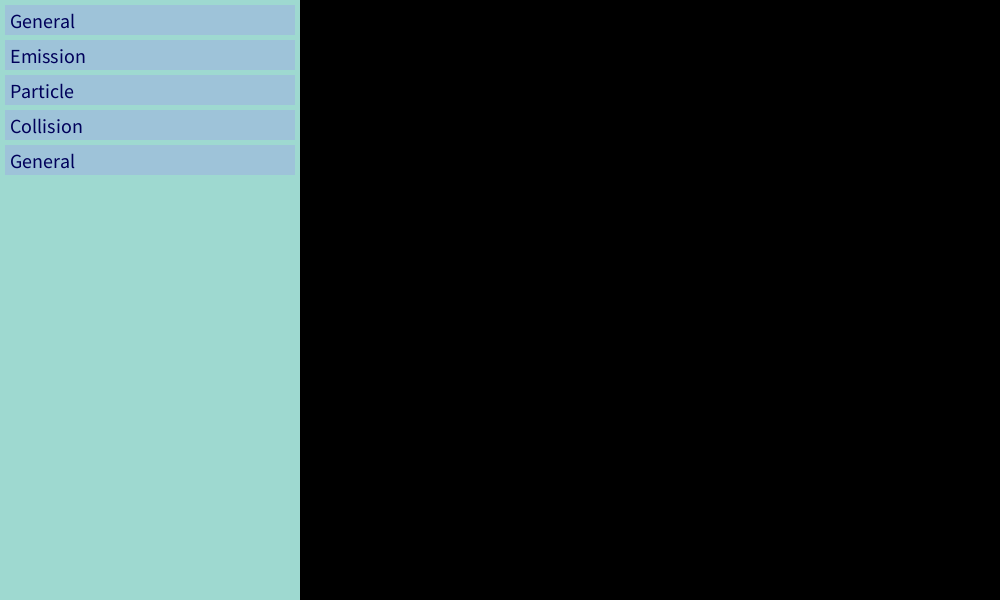
Frame 1 (no input)
Frame 60 (the mouse pressed at the canvas centre just before this capture): identical to frame 1, image omitted
Frame 120 (the mouse held since frame 60 and released just before this capture): identical to frame 1, image omitted

The Processing sketch that drew this single still picture (run headless with seeded random() and noise(); from frame 60 on, the mouse is pressed at the canvas centre):

// Processing sketch: ParticleSystems
// ── ParticleSystems.pde
float groundY = 500;

//Menu
float menuWidth = 300;
float submenuHeight = 30;
float submenuSpace = 5;
float settingHeight = 55;
float settingSpace = 5;

float sliderHandleSize = 15;

color menuBackgroundColor = color(158, 217, 208);
color submenuColor = color(158, 195, 217);
color hoverColor = color(142, 186, 212);
color pressedColor = color(125, 172, 199);

int frame;
MenuHandler menuHandler = new MenuHandler();





//DATA FOR PARTICLE SYSTEM (has to be global)

//index 0
int[] intData = new int[3];
int[] minIntValue = {
  0,
  1,
  1
};
int[] maxIntValue = {
  60,
  300,
  900
};
String[] intDataName = {
  "Frames between each dispense",
  "Particles per dispense",
  "Particle lifetime"
};
//INT DATA:
//0: framesBetweenDispense, 1
//1: amountPerDispense, 1
//2: particleLifeTime, 2

//index 1
float[] floatData = new float[3];
float[] minFloatValue = {
  0,
  0,
  -0.01
};
float[] maxFloatValue = {
  -1,
  30,
  0.01
};
String[] floatDataName = { 
  "Frame to start fading",
  "Gravity",
  "Drag"
};
//0: fadeFrame, 2, -1 for changing
//1: gravity
//2: Drag, 2

//index 2
PVector[] dualFloatData = {new PVector(0, 0), new PVector(0, 0), new PVector(0, 0), new PVector(0, 0), new PVector(0, 0), new PVector(0, 0), new PVector(0, 0)};
float[] minDualFloatValue = {
  0.01, 
  0,
  0.1,
  0, 
  0, 
  0
};
float[] maxDualFloatValue = {
  30, 
  360,
  100,
  255,
  255,
  255
};
String[] dualFloatDataName = {
  "Dispense force",
  "Dispense angle",
  "Particle size",
  "Minimum R for RGB",
  "Minimum G for RGB",
  "Minimum B for RGB"
};
//0: Force, 2
//1: Angle, 2
//2: Size, 2
//3: Minimum R
//4: Minimum G
//5: Minimum B

//index 3
boolean[] booleanData = new boolean[2];
String[] booleanDataName = {
  "Fade on/off", 
  "Collide with ground"
};
//0: fade, 2
//1: ground collision, 3




ParticleSystem ps1 = new ParticleSystem(
650, 300,  //x and y position
0,         //frames between dispenses
1,         //particles dispensed per dispense
1, 5,      //min force, max force        
180,       //particle lifetime
0, 360,    //min angle, max angle | 0 deg = right, 90 down, 180 left, 270 up
6, 16,     //min size, max size
true,      //fade particles
150,       //fade after frame
0.001      //Drag
);




void setup() {
  size(1000, 600);
  frameRate(60);
}

void draw() {
  background(0);
  ps1.update();
  //ps1.pos = new PVector(mouseX, mouseY);
  menuHandler.render();
  frame++;
}

boolean mouseOn (float x, float y, float sx, float sy) {
  return (mouseX >= x && mouseX <= x+sx && mouseY >= y && mouseY <= y+sy);
}

color menuColor(float x1, float y1, float w, float h) {
  if (mouseOn(x1, y1, w, h)) {
    if (mousePressed) {
      return pressedColor;
    }
    return hoverColor;
  }
  else {
    return submenuColor;
  }
}

void mouseReleased() {
  menuHandler.mouseUp();
}

void mousePressed() {
  menuHandler.mouseDown();
}

// ── MenuHandler.pde
class MenuHandler {
  Submenu[] submenu = new Submenu[5];
  
  //0: int
  //1: float
  //2: dual float
  //3: 
  int[][][] menuDataUsed = {
    {{}, {1}, {}, {}},
    {{0, 1}, {}, {0, 1}, {}}, 
    {{2}, {0, 2}, {2, 3, 4, 5}, {0}}, 
    {{}, {}, {}, {1}}, 
    {{}, {}, {}, {}}, 
  };
  
  boolean anythingOpen = false;
  
  MenuHandler() {
    submenu[0] = new Submenu("General", 0, menuDataUsed[0]);
    submenu[1] = new Submenu("Emission", 1, menuDataUsed[1]);
    submenu[2] = new Submenu("Particle", 2, menuDataUsed[2]);
    submenu[3] = new Submenu("Collision", 3, menuDataUsed[3]);
    submenu[4] = new Submenu("General", 4, menuDataUsed[4]);
  }
  
  void render() {
    noStroke();
    fill(menuBackgroundColor);
    rect(0, 0, menuWidth, height);
    
    for (int i = 0; i < submenu.length; i++) {
      submenu[i].render(anythingOpen);
    }
    // back button
    if (anythingOpen) {
      fill(menuColor(submenuSpace, submenuSpace, 100, 50));
      rect(submenuSpace, submenuSpace, 100, 50);
      textSize(submenuHeight-10);
      fill(0, 0, 90);
      text("Back", settingSpace + 5, settingSpace*2 + 23);
    }
  }
  
  void mouseUp() {
    //Opens a submenu, but also closes all others
    if (anythingOpen && mouseOn(submenuSpace, submenuSpace, 100, 50)) {
      for (int b = 0; b < submenu.length; b++) {
        submenu[b].open = false;
      }
      anythingOpen = false;
    }
    else {
      for (int i = 0; i < submenu.length; i++) {
        submenu[i].mouseUp();
        if (!anythingOpen) {
          if (mouseOn(submenuSpace, (submenuHeight + submenuSpace)*i + submenuSpace, menuWidth-submenuSpace*2, submenuHeight)) {
            submenu[i].firstFrameOpen = true;
            submenu[i].open = true;
            anythingOpen = true;
            for (int b = 0; b < submenu.length; b++) {
              if (b != i) {
                submenu[b].open = false;
              }
            }
            break;
          }
        }
      }
    }
  }
  void mouseDown() {
    for (int i = 0; i < submenu.length; i++) {
      submenu[i].mouseDown();
    }
  }
}

// ── Particle.pde
class Particle {
  PVector pos;
  PVector vel;
  color colour = color(0);
  float weight;
  float drag;
  float size;
  int totalLifeTime;
  int lifeTime;
  
  //Fading
  boolean fade;
  float fadeFrame;
  
  Particle(float x, float y, float vx, float vy, float w, float d, float s, color c, int totLifeTime, boolean fadeEnabled, float fadeAfterFrame) {
    pos = new PVector(x, y);
    vel = new PVector(vx, vy);
    colour = c;
    weight = w;
    size = s;
    drag = d;
    totalLifeTime = totLifeTime;
    
    fade = fadeEnabled;
    fadeFrame = fadeAfterFrame;
  }
  
  void update() {
    updateVel();
    updatePos();
    render();
    lifeTime++;
  }
  
  void updateVel() {
    vel.y += floatData[1]*weight*0.01;
    vel.y -= drag*vel.y;
    vel.x -= drag*vel.x;
  }
  
  void updatePos() {
    pos.add(vel);
    //Hitting the ground
    if (booleanData[1]) {
      if (pos.y > groundY ) {
        pos.y = groundY;
        vel.y = -vel.y*random(0.4, 1);
        vel.x = 0.5*vel.x;
      }
    }
  }
  
  void render() {
    noStroke();
    fill(colour, (fade) ? map(lifeTime, fadeFrame, totalLifeTime, 255, 0) : 255);
    circle(pos.x, pos.y, size);
  }
  
  int getLifeTimeLeft() {
    return totalLifeTime-lifeTime;
  }
}

// ── ParticleSystem.pde
class ParticleSystem {
  PVector pos;
  
  
  /* OLDER VARIABLES
  int framesBetweenDispense;
  int amountPerDispense;
  float minForce, maxForce;
  int particleLifeTime;
  float minAngle, maxAngle;
  float minColour = 50;
  
  float minSize, maxSize;
  
  //Fading
  boolean fade;
  float fadeFrame;
  */
  
  ArrayList<Particle> particles = new ArrayList<Particle>();
  
  ParticleSystem(int x, int y, int f, int a, float mnForce, float mxForce, int lifeTime, float mnAngle, float mxAngle, float mnSize, float mxSize, boolean fadeEnabled, float fadeAfterFrame, float drag) {
    pos = new PVector(x, y);
    intData[0] = f;
    intData[1] = a;
    intData[2] = lifeTime;
    floatData[0] = fadeAfterFrame;
    dualFloatData[0].x = mnForce;
    dualFloatData[0].y = mxForce;
    dualFloatData[1].x = mnAngle;
    dualFloatData[1].y = mxAngle;
    dualFloatData[2].x = mnSize;
    dualFloatData[2].y = mxSize;
    booleanData[0] = fadeEnabled;
    floatData[2] = drag;
  }
  
  void update() {
    if (intData[0] == 0) {
      dispenseParticle();
    }
    else if (frame % intData[0] == 0) {
      dispenseParticle();
    }
    //Updating particles
    for (int i = particles.size() - 1; i >= 0; i--) {
      particles.get(i).update();
      if (particles.get(i).getLifeTimeLeft() < 0) {
        particles.remove(i);
      }
    }
  }
  
  void dispenseParticle() {
    for (int i = 0; i < intData[1]; i++) {
      float angle = random(dualFloatData[1].x, dualFloatData[1].y);
      angle = radians(angle);
      float force = random(dualFloatData[0].x, dualFloatData[0].y);
      particles.add(new Particle(pos.x, pos.y, cos(angle)*force, sin(angle)*force, 1, floatData[2], random(dualFloatData[2].x, dualFloatData[2].y), color(random(dualFloatData[3].x, dualFloatData[3].y), 
      random(dualFloatData[4].x, dualFloatData[4].y), random(dualFloatData[5].x, dualFloatData[5].y)), intData[2], booleanData[0], floatData[0]));
    }
  }
  
  
  /*
  Particle[] particle;
  boolean[] slotTaken;
  int maxParticles;
  
  ParticleSystem(int x, int y, int maxPart, int f, int a) {
    pos = new PVector(x, y);
    intData[0] = f;
    intData[1] = a;
    slotFree = new boolean[maxPart];
  }
  
  void update() {
    if (intData[0] != 0) {
      dispenseParticle();
    }
    else if (frame % intData[0] == 0) {
      dispenseParticle();
    }
    else {
      for (int i = 0; i < maxParticles; i++) {
        
      }
    }
  }
  
  void dispenseParticle() {
    particle[giveSlot()] = new Particle();
  }
  
  int giveSlot() {
    int leastIndex;
    int leastLifetime;
    for (int i = 0; i < maxParticles; i++) {
      if (!slotTaken[i]) {
        return i;
        //break;
      }
    }
    //Array is full
    print("Particle system max amount filled up, ");
    for (int i = 0; i < maxParticles; i++) {
      if (particle[i].getLifeTimeLeft) {
        
      }
    }
  }
  */
}

// ── Setting.pde
class Setting {
  
  int type;
  boolean intOnly;
  String name;
  int settingIndex;
  int dataIndex;
  boolean dragging;
  boolean mouseClicked;
  int dualDragging;
  
  Setting (int t, int dataIndex_, int settingIndex_) {
    type = t;
    intOnly = false;
    settingIndex = settingIndex_;
    dataIndex = dataIndex_;
    switch (type) {
      //int
      case 0:
        intOnly = true;
        name = intDataName[dataIndex];
        break;
        
      //float
      case 1:
        name = floatDataName[dataIndex];
        break;
      //float min/max
      case 2:
        name = dualFloatDataName[dataIndex];
        //name = booleanDataName[dataIndex];
        break;
      //boolean
      case 3:
        name = booleanDataName[dataIndex];
        //name = booleanDataName[dataIndex];
        break;
    }
  }
  
  void render() {
    
    //fill(type == 3 ? menuColor(settingSpace, 50+(settingHeight + settingSpace)*settingIndex + settingSpace*2, menuWidth-settingSpace*2, settingHeight) : submenuColor);
    fill(menuColor(settingSpace, 50+(settingHeight + settingSpace)*settingIndex + settingSpace*2, menuWidth-settingSpace*2, settingHeight));
    rect(settingSpace, 50+(settingHeight + settingSpace)*settingIndex + settingSpace*2, menuWidth-settingSpace*2, settingHeight);
    textSize(submenuHeight-13);
    fill(0, 0, 90);
    text(name, settingSpace + 5, (settingHeight + settingSpace)*settingIndex + settingSpace*2 + 73);
    
    //Rendering the actual UI to change the data
    switch (type) {
      case 3:
        toggle();
        break;
      case 2:
        dualSlider();
        break;
      case 0: case 1:
        slider();
        break;
    }
  }
  
  void toggle() {
    text(booleanData[dataIndex] ? "Enabled" : "Disabled", settingSpace + 5, (settingHeight + settingSpace)*settingIndex + settingSpace + 100);
  }
  
  void slider() {
    //Float
    fill(255);
    float startY = (settingHeight + settingSpace)*settingIndex + settingSpace*2 + 85;
    float startX = settingSpace + 90;
    float w = menuWidth - (settingSpace*3 + 100);
    float h = 10;
    
    //Bar
    rect(startX, startY, w, h);
    stroke(255);
    fill(0, 0, 90);
    if (type == 1) {
      text(floatData[dataIndex], settingSpace + 5, startY + 10);
      //Handle
      if (maxFloatValue[dataIndex] == -1) {
        floatData[dataIndex] = sliderMath(floatData[dataIndex], minFloatValue[dataIndex], intData[2], startX, startY, w, h);
      }
      else {
        floatData[dataIndex] = sliderMath(floatData[dataIndex], minFloatValue[dataIndex], maxFloatValue[dataIndex], startX, startY, w, h);
      }
      constrain(floatData[dataIndex], minFloatValue[dataIndex], maxFloatValue[dataIndex]);
    }
    //Int
    else if (type == 0){
      text(intData[dataIndex], settingSpace + 5, (settingHeight + settingSpace)*settingIndex + settingSpace*2 + 100);
      intData[dataIndex] = (int)sliderMath(intData[dataIndex], minIntValue[dataIndex], maxIntValue[dataIndex], startX, startY, w, h);
      constrain(intData[dataIndex], minIntValue[dataIndex], maxIntValue[dataIndex]);
    }
    noStroke();
  }
  
  void dualSlider() {
    float y = (settingHeight + settingSpace)*settingIndex + settingSpace*2 + 85;
    float x = settingSpace + 90;
    float w = menuWidth - (settingSpace*3 + 100);
    float h = 10;
    float min = minDualFloatValue[dataIndex];
    float max = maxDualFloatValue[dataIndex];
    
    fill(255);
    //Bar
    rect(x, y, w, h);
    stroke(255);
    fill(0, 0, 90);
    text((int)dualFloatData[dataIndex].x + "-" + (int)dualFloatData[dataIndex].y, settingSpace + 5, y + 10);
    rect(map(dualFloatData[dataIndex].x, min, max, x, x+w)-sliderHandleSize/2, y+h/2-sliderHandleSize/2, sliderHandleSize, sliderHandleSize);
    if (!dragging) {
      if (mouseOn(map(dualFloatData[dataIndex].x, min, max, x, x+w)-sliderHandleSize/2, y+h/2-sliderHandleSize/2, sliderHandleSize, sliderHandleSize) && mouseClicked) {
        dragging = true;
        dualDragging = 0;
      }
    }
    else if (dualDragging == 0) {
      dualFloatData[dataIndex].x = map(mouseX, x, x+w, min, max);
      if (dualFloatData[dataIndex].x + 0.03*max > dualFloatData[dataIndex].y) {
        dualFloatData[dataIndex].y = dualFloatData[dataIndex].x + 0.03*max;
      }
      dualFloatData[dataIndex].x = constrain(dualFloatData[dataIndex].x, min+0.03*max, 0.97*max);
      dualFloatData[dataIndex].y = constrain(dualFloatData[dataIndex].y, min+0.03*max, 0.97*max);
    }
    
    rect(map(dualFloatData[dataIndex].y, min, max, x, x+w)-sliderHandleSize/2, y+h/2-sliderHandleSize/2, sliderHandleSize, sliderHandleSize);
    
    noStroke();
    if (!dragging) {
      if (mouseOn(map(dualFloatData[dataIndex].y, min, max, x, x+w)-sliderHandleSize/2, y+h/2-sliderHandleSize/2, sliderHandleSize, sliderHandleSize) && mouseClicked) {
        dragging = true;
        dualDragging = 1;
      }
    }
    else if (dualDragging == 1) {
      dualFloatData[dataIndex].y = map(constrain(mouseX, x, x+w), x, x+w, min, max);
      if (dualFloatData[dataIndex].y - 0.01*max < dualFloatData[dataIndex].x) {
        dualFloatData[dataIndex].x = dualFloatData[dataIndex].y - 0.03*max;
      }
      dualFloatData[dataIndex].y = constrain(dualFloatData[dataIndex].y, min+0.03*max, 0.97*max);
      dualFloatData[dataIndex].x = constrain(dualFloatData[dataIndex].x, min+0.03*max, 0.97*max);
    }
  }
  
  
  float sliderMath(float currentValue, float min, float max, float x, float y, float w, float h) {
    rect(map(currentValue, min, max, x, x+w)-sliderHandleSize/2, y+h/2-sliderHandleSize/2, sliderHandleSize, sliderHandleSize);
    if (!dragging) {
      if (mouseOn(map(currentValue, min, max, x, x+w)-sliderHandleSize/2, y+h/2-sliderHandleSize/2, sliderHandleSize, sliderHandleSize) && mouseClicked) {
        dragging = true;
      }
      return currentValue;
    }
    else {
      return map(constrain(mouseX, x, x+w), x, x+w, min, max);
    }
  }
  
  void mouseDown() {
    mouseClicked = true;
    print("[[");
  }
  
  void mouseUp() {
    if (type == 3) {
      if (mouseOn(settingSpace, 50+(settingHeight + settingSpace)*settingIndex + settingSpace, menuWidth-settingSpace*2, settingHeight)) {
        booleanData[dataIndex] = !booleanData[dataIndex];
      }
    }
    mouseClicked = false;
    dragging = false;
  }
}

// ── Submenu.pde
class Submenu {
  boolean open;
  int index;
  
  int[][] dataUsed;
  String name;
  
  boolean firstFrameOpen;
  
  Setting[] settings = new Setting[0];
  
  Submenu(String name_, int index_, int[][] dataUsed_) {
    index = index_;
    name = name_;
    dataUsed = dataUsed_;
  }
  
  void render(boolean onlyRenderIfOpen) {
    if (open) {
      if (firstFrameOpen) {
        openNewSettings();
        firstFrameOpen = false;
      }
      //print(settings.length);
      for (Setting sett : settings) {
        //print(sett.settingIndex);
        sett.render();
      }
      fill(menuColor(submenuSpace, submenuSpace, 50, 100));
      rect(submenuSpace, submenuSpace, 100, 50);
    }
    else if (!onlyRenderIfOpen) {
      fill(menuColor(submenuSpace, (submenuHeight + submenuSpace)*index + submenuSpace, menuWidth-submenuSpace*2, submenuHeight));
      rect(submenuSpace, (submenuHeight + submenuSpace)*index + submenuSpace, menuWidth-submenuSpace*2, submenuHeight);
      textSize(submenuHeight-10);
      fill(0, 0, 90);
      text(name, submenuSpace + 5, (submenuHeight + submenuSpace)*index + submenuSpace + 23);
    }
  }
  
  void openNewSettings() {
    settings = new Setting[dataUsed[0].length + dataUsed[1].length + dataUsed[2].length + dataUsed[3].length];
    int b = 0;
    for (int t = 0; t < 4; t++) { //Cycling through data types
      for (int i = 0; i < dataUsed[t].length; i++) { //Cycling through the data
        print(b + "\n");
        settings[b] = new Setting(t, dataUsed[t][i], b);
        b++;
      }
    }
  }  
  
  void mouseUp() {
    for (int i = 0; i < settings.length; i++) {
      settings[i].mouseUp();
    }
  }
  
  void mouseDown() {
    for (int i = 0; i < settings.length; i++) {
      settings[i].mouseDown();
    }
  }
}
